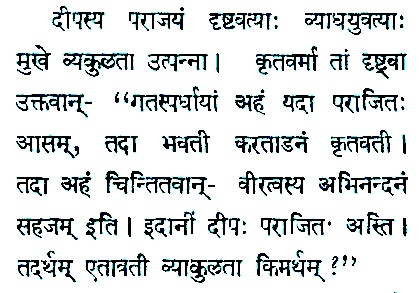
#> input picture segmentation/ipsegmentation/bw2.jpg, 419 x 293 px, found by its file name
$ python img2words.py   (older library calls are emulated)
#> lines starting #> are read from the running program, lines starting #| are printed output that depends on the picture; after the words box and inside, x2 and y2 are one past the last pixel; in counts of white or black regions, pixels touching at a corner belong together
# Contains code for segmenting image into words and saving them in different directory
# AUTHOR = Parth Batra

import cv2

#reading an image
img = cv2.imread(r"C:\Users\Dell\Desktop\SanskritOCR\source\bw2.jpg")
#> img is the input picture: shape (293, 419, 3); mean B, G, R 222.5, 222.2, 219

#to combine 2 codes rather than changing variables(temporarily)
image = img

#resize image to get enough spaces in images
img = cv2.resize(img, (image.shape[1]*5, image.shape[0]*5))
#> img: shape (1465, 2095, 3)

# convert to grayscale
gray = cv2.cvtColor(img,cv2.COLOR_BGR2GRAY)

# smooth the image to avoid noises
gray = cv2.medianBlur(gray,13)
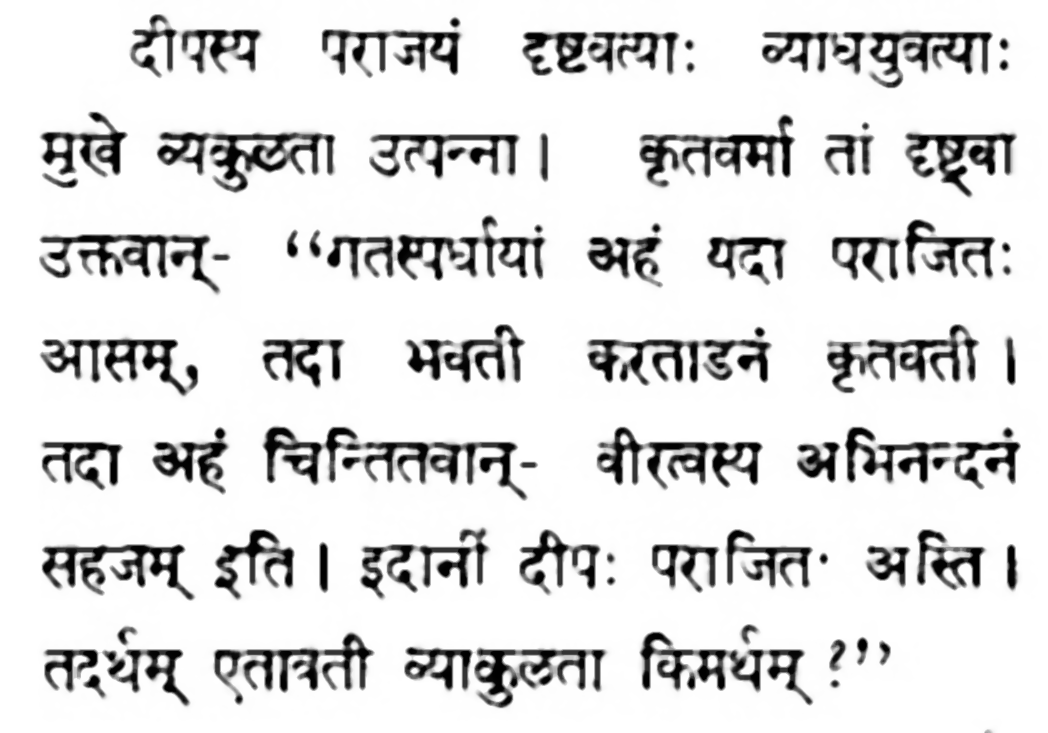
#> gray: shape (1465, 2095) (shown at 1/2 size); min 0, max 255, mean 222.8

# Apply adaptive threshold
thresh = cv2.adaptiveThreshold(gray,255,1,1,11,2)
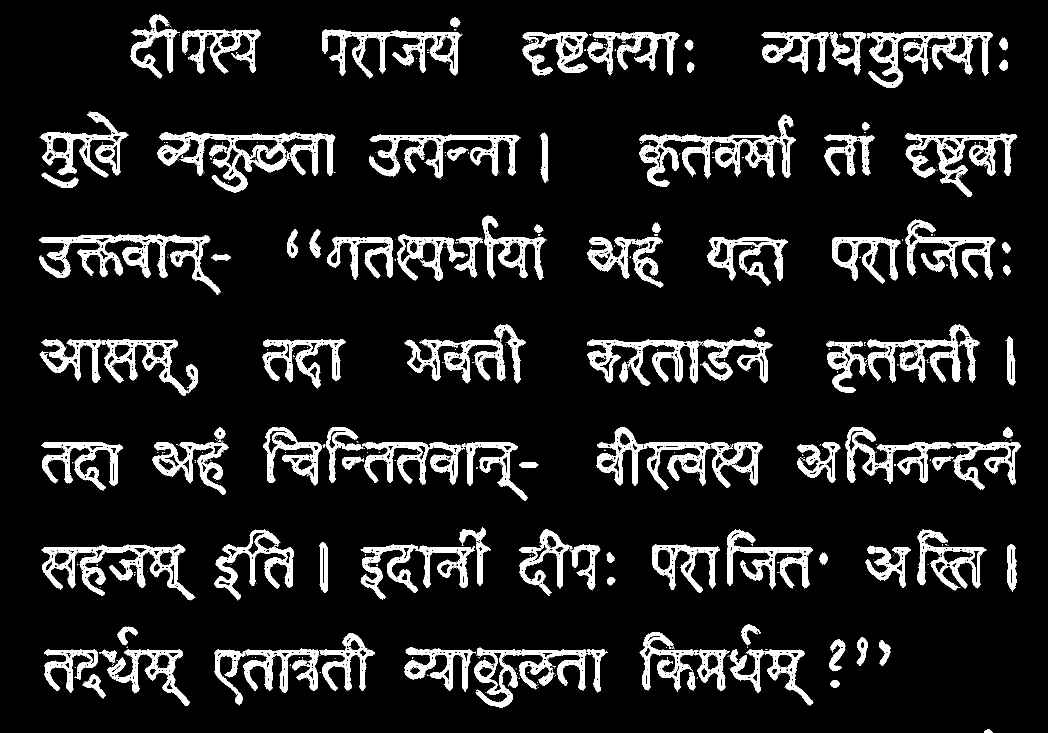
#> thresh: shape (1465, 2095) (shown at 1/2 size); 11.8% white; 585 white regions (475 under 20 px), largest, box (x1, y1, x2, y2) and area: (314, 264, 671, 386) 13062, (78, 469, 441, 590) 11821, (1193, 854, 1526, 981) 11818
thresh_color = cv2.cvtColor(thresh,cv2.COLOR_GRAY2BGR)

# apply some dilation and erosion to join the gaps
thresh = cv2.dilate(thresh,None,iterations = 4)
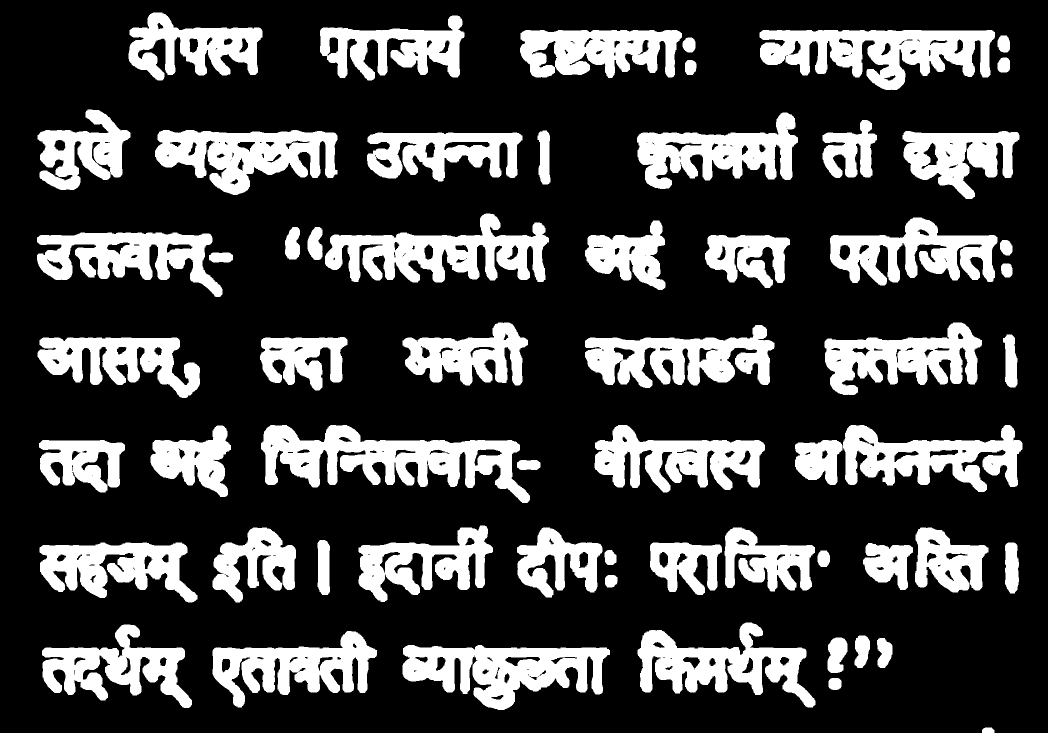
#> thresh: shape (1465, 2095) (shown at 1/2 size); 24.8% white; 60 white regions, largest, box (x1, y1, x2, y2) and area: (522, 850, 1060, 1006) 37525, (1519, 60, 1990, 180) 32575, (650, 427, 1098, 565) 30705
thresh = cv2.erode(thresh,None,iterations = 3)
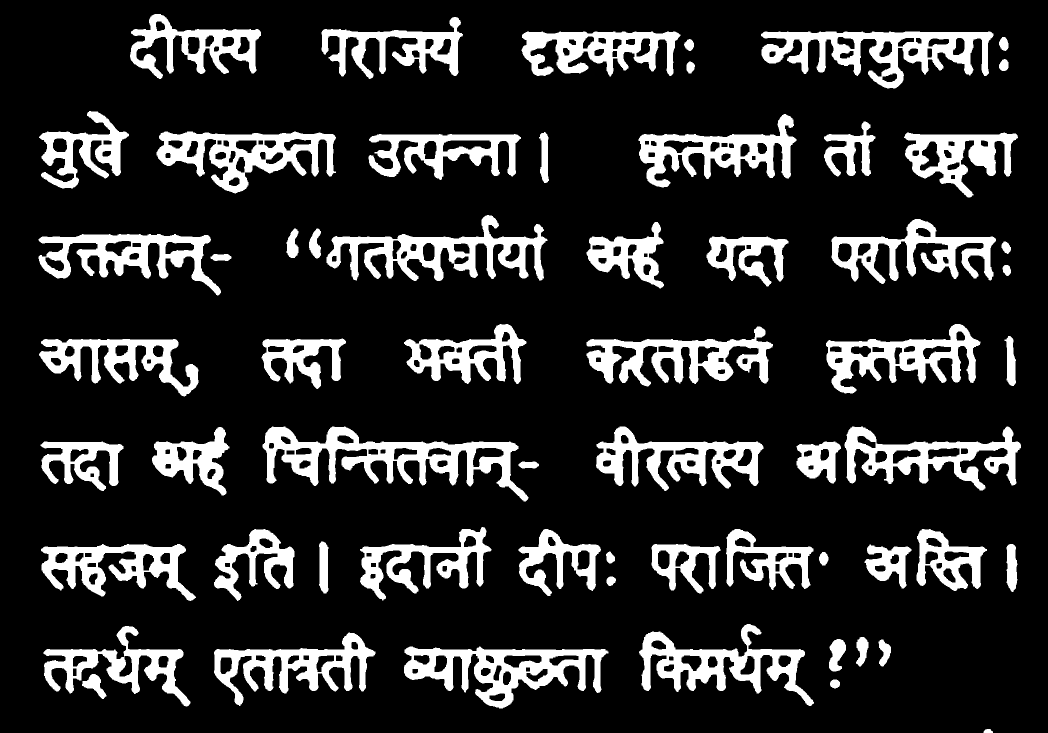
#> thresh: shape (1465, 2095) (shown at 1/2 size); 17% white; 61 white regions

# Find the contours
_,contours, _= cv2.findContours(thresh,cv2.RETR_LIST,cv2.CHAIN_APPROX_SIMPLE)
#> contours = 282 contours; largest, box (x1, y1, x2, y2) and area: (525, 853, 1057, 1003) 29136, (808, 1293, 1217, 1417) 25178, (1522, 63, 1987, 177) 24998, (313, 263, 672, 387) 23128, (653, 430, 1095, 562) 22584

# For each contour, find the bounding rectangle and draw it
# cropping and saving to another dir ./words (make sure it exists)
#loop for each word
for cnt in contours:
    x,y,w,h = cv2.boundingRect(cnt)
    #cropping img to rectangles
    cv2.rectangle(img,(x,y),(x+w,y+h),(0,255,0),2)
    #increment sample words
    #count += 1

    #saving into words folder
    ##FOR SEPARATE PAGES WE CAN EDIT NOMENCLATURE BY INTRODUCING ANOTHER STRING OF PAGE NO. LIKE [+str(text_image_no.)]
    #cv2.imwrite("words/1."+ str(count) +".jpg", img[y:y+h, x:x+w])

    #bounding threshold image
    cv2.rectangle(thresh_color,(x,y),(x+w,y+h),(0,255,0),2)
#> this loop made 282 passes
#> (x, y, w, h) on passes 1 to 3: (1967, 1458, 19, 7), (978, 1386, 33, 17), (1660, 1359, 20, 18)
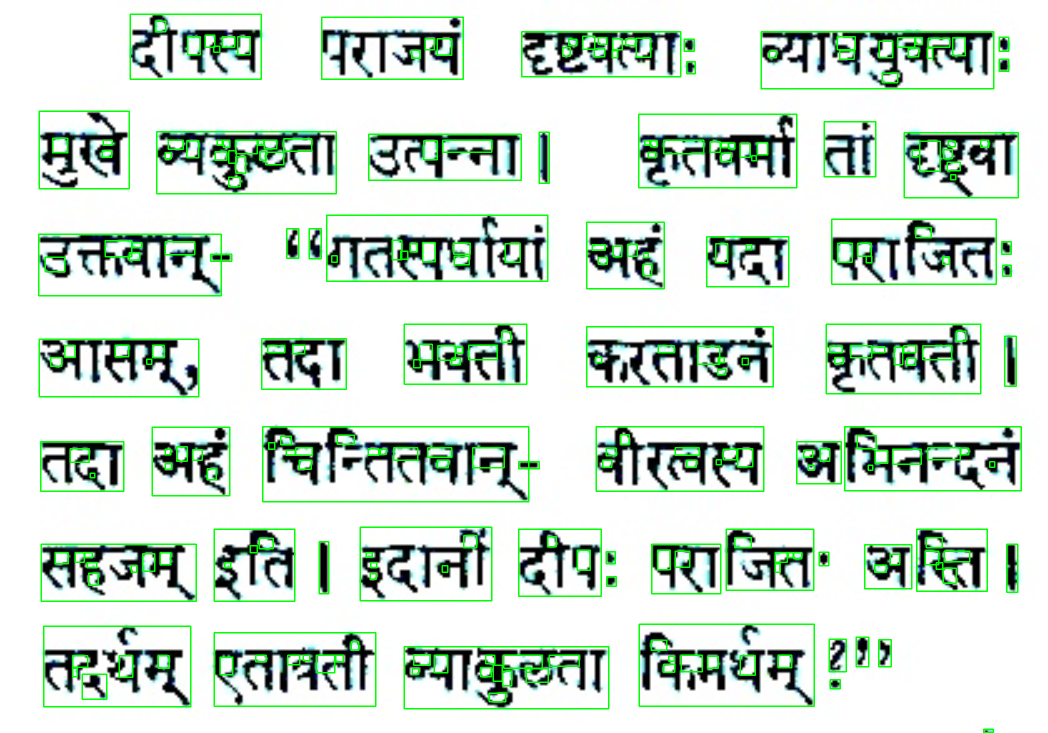
#> img: shape (1465, 2095, 3) (shown at 1/2 size); mean B, G, R 212.3, 224.9, 209.1
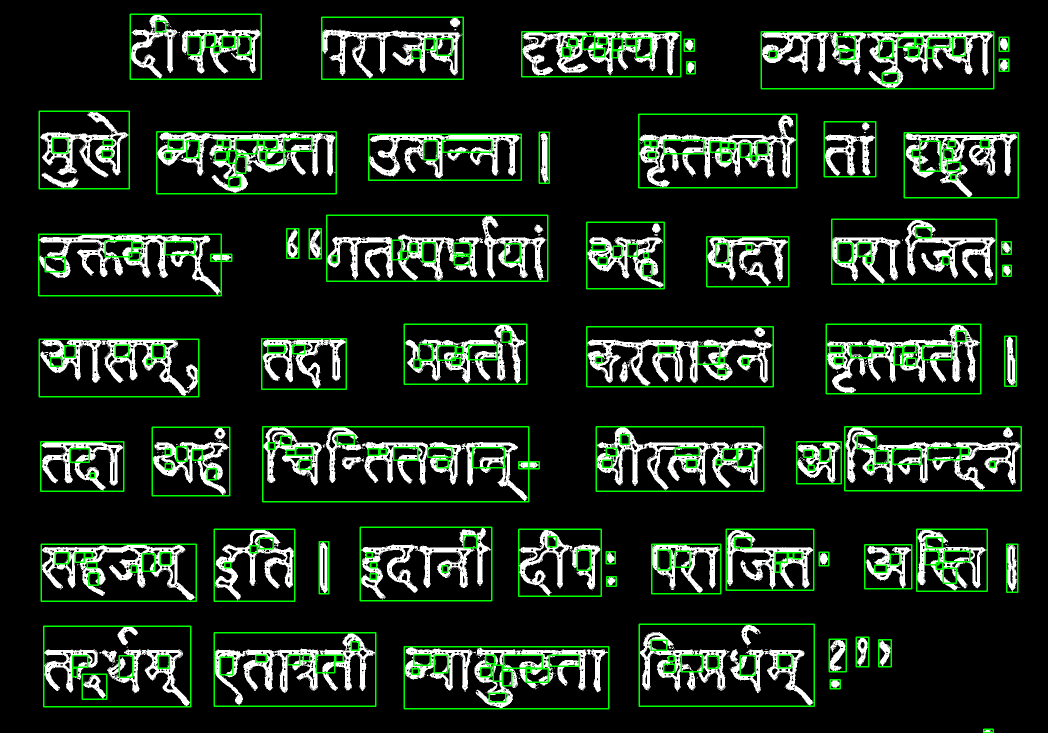
#> thresh_color: shape (1465, 2095, 3) (shown at 1/2 size); mean B, G, R 27.7, 40.6, 27.7

# Finally show the image
cv2.imshow('img',img)
cv2.imshow('res',thresh_color)
cv2.waitKey(0)
cv2.destroyAllWindows()

$ run again, with segmentation/ipsegmentation/bw.png saved as segmentation/ipsegmentation/bw2.jpg
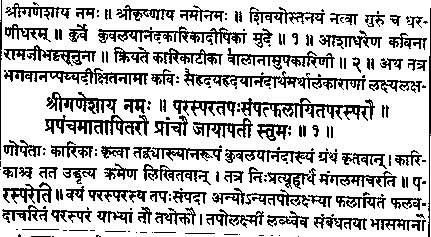
#> input picture segmentation/ipsegmentation/bw.png, 431 x 237 px, found by its file name
#> img is the input picture: shape (237, 431, 3); min 0, max 255, mean 192.1
#> `thresh = cv2.erode(thresh,None,iterations = 3)`:
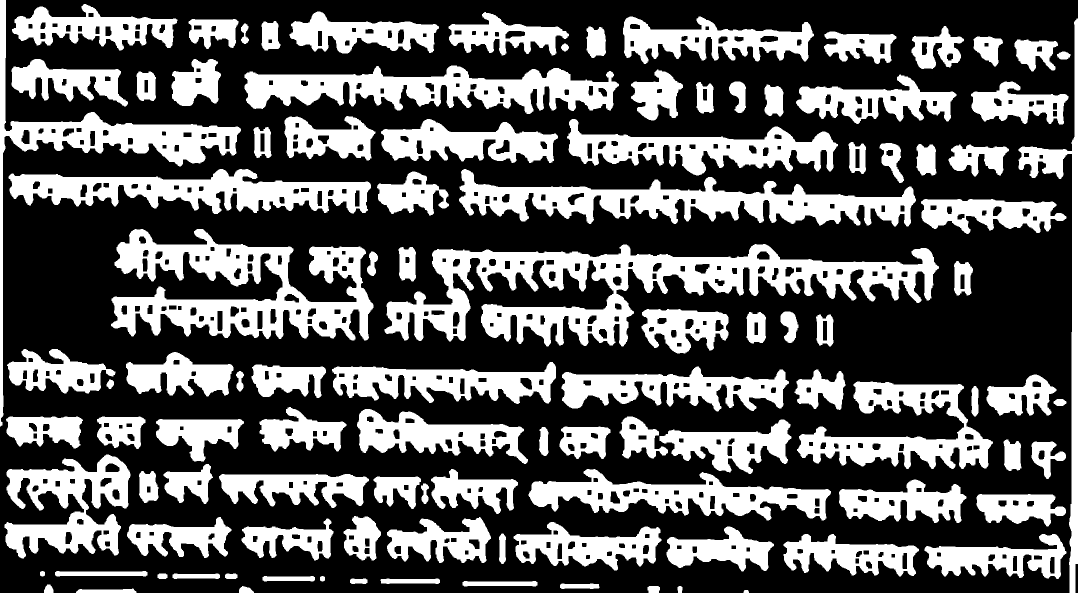
#> thresh: shape (1185, 2155) (shown at 1/2 size); 35.4% white; 106 white regions
#> contours = 561 contours; largest, box (x1, y1, x2, y2) and area: (769, 488, 1878, 693) 83068, (222, 458, 747, 681) 59475, (918, 338, 1832, 453) 43468, (489, 131, 1238, 228) 37898, (17, 338, 742, 428) 34432
#> the loop `for cnt in contours:` made 561 passes
#> (x, y, w, h) on passes 1 to 3: (1487, 1180, 11, 5), (152, 1177, 121, 8), (1355, 1172, 10, 13)
#> after the loop `for cnt in contours:`:
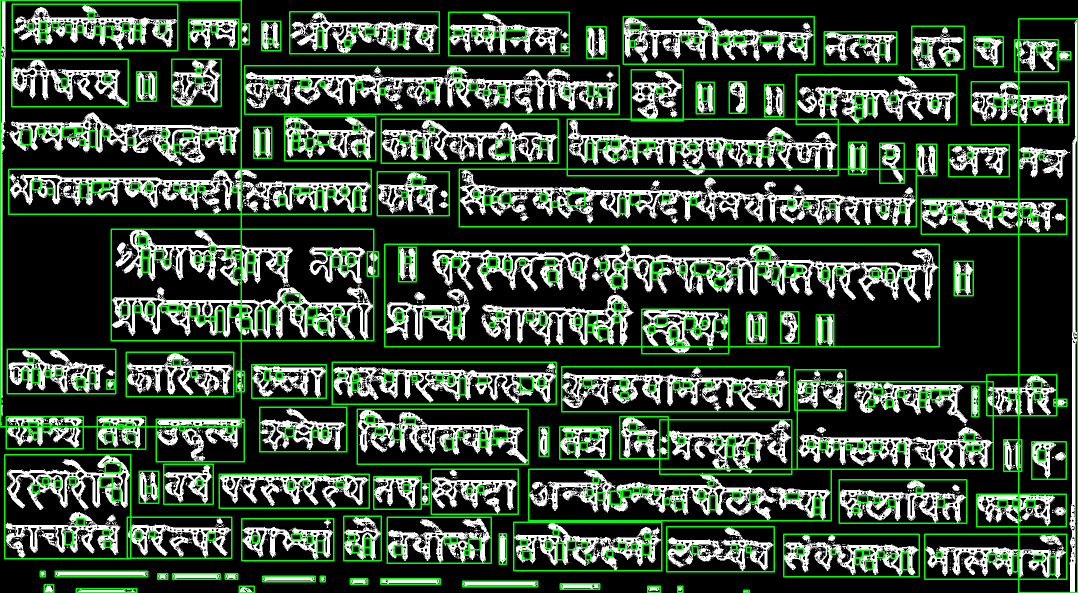
#> thresh_color: shape (1185, 2155, 3) (shown at 1/2 size); mean B, G, R 51.9, 75.1, 51.9
